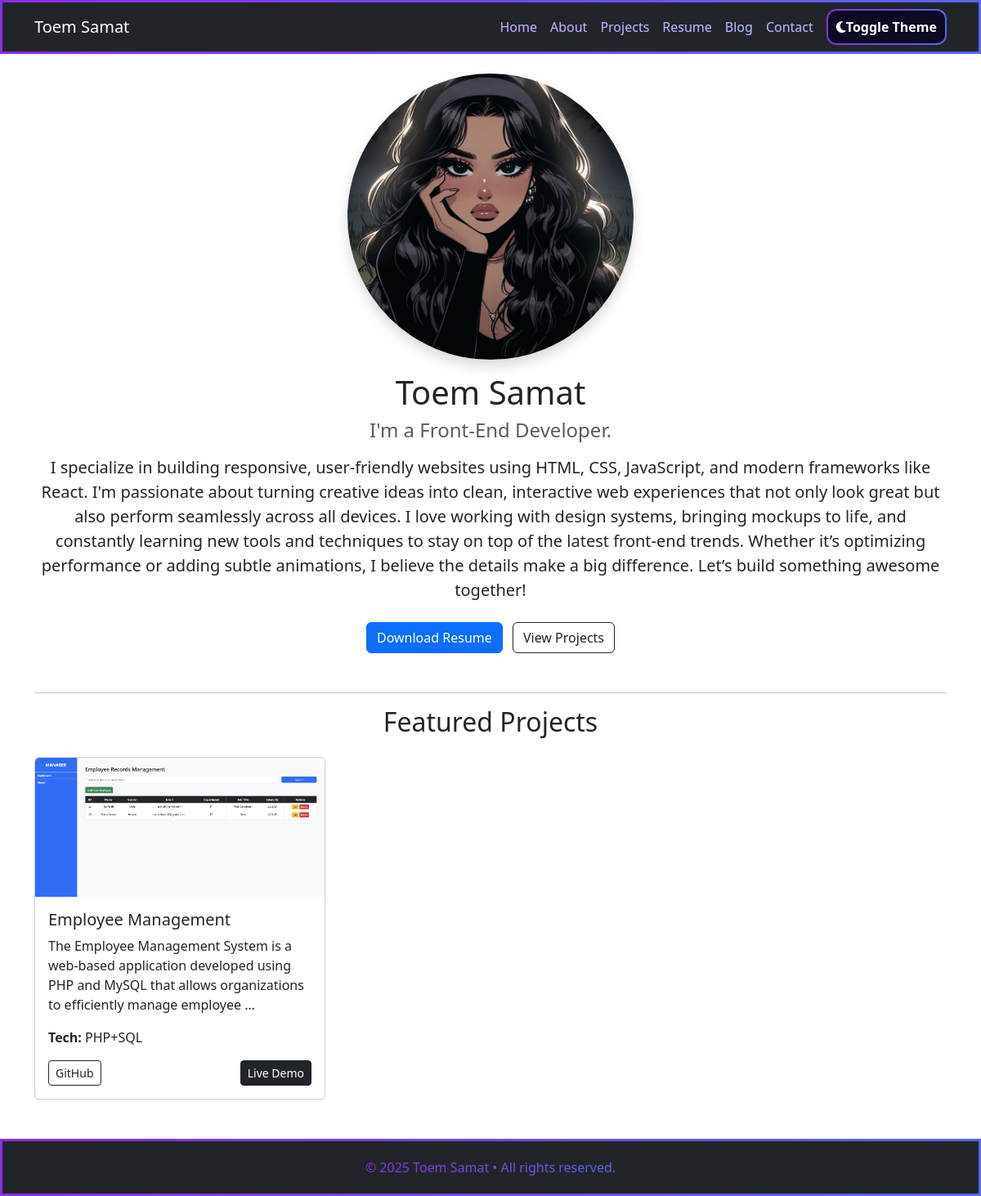
The page / on the database its author committed.
### portfolio/models.py (models this page shows)
class Profile(models.Model):
    name = models.CharField(max_length=100)
    headline = models.CharField(max_length=200)
    bio = models.TextField()
    profile_picture = models.ImageField(upload_to='profile/')
    email = models.EmailField()
    phone = models.CharField(max_length=15, blank=True)
    location = models.CharField(max_length=100, blank=True)
    resume = models.FileField(
        upload_to='resumes/',
        validators=[FileExtensionValidator(['pdf'])]
    )
    github = models.URLField(blank=True)
    github_icon = models.CharField(max_length=100, default="fab fa-github", blank=True)
    github_color = models.CharField(max_length=20, default="#333", blank=True)
    linkedin = models.URLField(blank=True)
    linkedin_icon = models.CharField(max_length=100, default="fab fa-linkedin", blank=True)
    linkedin_color = models.CharField(max_length=20, default="#0A66C2", blank=True)
    twitter = models.URLField(blank=True)
    twitter_icon = models.CharField(max_length=100, default="fab fa-twitter", blank=True)
    twitter_color = models.CharField(max_length=20, default="#1DA1F2", blank=True)
    instagram = models.URLField(blank=True)
    instagram_icon = models.CharField(max_length=100, default="fab fa-instagram", blank=True)
    instagram_color = models.CharField(max_length=20, default="#C13584", blank=True)
    facebook = models.URLField(blank=True)
    facebook_icon = models.CharField(max_length=100, default="fab fa-facebook-f", blank=True)
    facebook_color = models.CharField(max_length=20, default="#1877F2", blank=True)

class Project(models.Model):
    title = models.CharField(max_length=100)
    description = models.TextField()
    image = models.ImageField(upload_to='projects/')
    github_url = models.URLField(blank=True)
    live_demo_url = models.URLField(blank=True)
    tech_stack = models.CharField(max_length=255)
    featured = models.BooleanField(default=False)
    created_at = models.DateTimeField(auto_now_add=True)

### portfolio/views.py (the view)
# urls.py: 2. Add a URL to urlpatterns:  path('', views.home, name='home')
def home(request):
    profile = Profile.objects.first()
    projects = Project.objects.filter(featured=True)
    return render(request, 'portfolio/home.html', {'profile': profile, 'projects': projects})

### portfolio/templates/portfolio/home.html (shortened to what this page needs)
{% extends 'base.html' %}
{% load static %}
{% block content %}
<div class="text-center mb-5" data-aos="fade-up">
    <img src="{{ profile.profile_picture.url }}" class="rounded-circle shadow" width="350" alt="Profile Picture">
    <h1 class="mt-3">{{ profile.name }}</h1>
    <h4 class="text-muted">{{ profile.headline }}</h4>
    <p class="lead mt-3 fw-normal">{{ profile.bio }}</p>
    <div class="mt-4">
        {% if profile.resume %}
        <a href="{{ profile.resume.url }}" class="btn btn-primary me-2" download>Download Resume</a>
        {% endif %}
        <a href="#projects" class="btn btn-outline-dark">View Projects</a>
    </div>
</div>
<hr>
<section id="projects">
    <h2 class="text-center mb-4" data-aos="fade-up">Featured Projects</h2>
    <div class="row">
        {% for project in projects %}
        <div class="col-md-6 col-lg-4 mb-4" data-aos="zoom-in" data-aos-delay="{{ forloop.counter0|add:1 }}00">
            <div class="card h-100 shadow-sm">
                <img src="{{ project.image.url }}" class="card-img-top" alt="{{ project.title }}">
                <div class="card-body">
                    <h5 class="card-title">{{ project.title }}</h5>
                    <p class="card-text">{{ project.description|truncatewords:20 }}</p>
                    <p><strong>Tech:</strong> {{ project.tech_stack }}</p>
                    <div class="d-flex justify-content-between">
                        {% if project.github_url %}
                        <a href="{{ project.github_url }}" target="_blank" class="btn btn-sm btn-outline-dark">GitHub</a>
                        {% endif %}
                        {% if project.live_demo_url %}
                        <a href="{{ project.live_demo_url }}" target="_blank" class="btn btn-sm btn-dark">Live Demo</a>
                        {% endif %}
                    </div>
                </div>
            </div>
        </div>
        {% empty %}
        <p>No featured projects available.</p>
        {% endfor %}
    </div>
</section>
{% endblock %}

### rows shown on the page
Profile: profile_picture (picture), name "Toem Samat", headline "I'm a Front-End Developer.", bio "I specialize in building responsive, user-friendly websites using HTML, CSS, JavaScript, and modern frameworks like React. I'm passionate about turning creative ideas into clean, interactive web experiences that not only look great but also perform seamlessly across all devices. I love working with design systems, bringing mockups to life, and constantly learning new tools and techniques to stay on top of the latest front-end trends. Whether it’s optimizing performance or adding subtle animations, I believe the details make a big difference. Let’s build something awesome together!"
Project: image (picture), title "Employee Management", description "The Employee Management System is a web-based application developed using PHP and MySQL that allows organizations to efficiently manage employee …", tech_stack "PHP+SQL"
